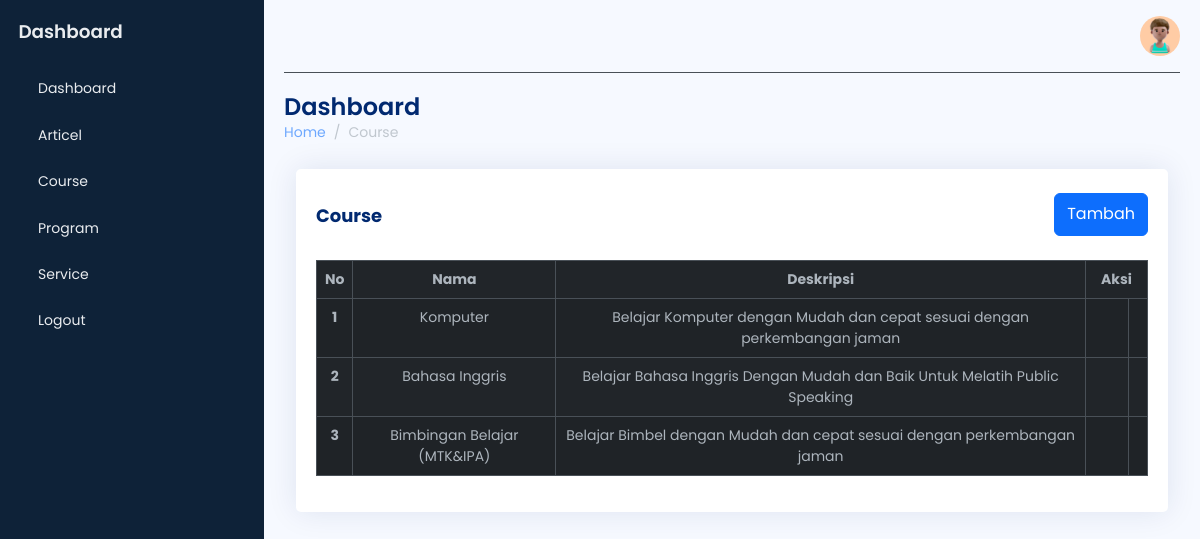
Screenshot of /user/course/index.php (signed in) with the database file from the repository.
### tables this page shows
CREATE TABLE `course` (
  `id` int(11) NOT NULL,
  `nama` varchar(50) NOT NULL,
  `deskripsi` varchar(255) NOT NULL
);

### user/course/index.php (the view, shortened to what this page needs)
<?php
require_once '../../config.php';
?>
<!DOCTYPE html>
<html lang="en" data-bs-theme="dark">
<head>
    <link rel="stylesheet" href="https://cdn.jsdelivr.net/npm/bootstrap@5.3.0-alpha2/dist/css/bootstrap.min.css" />
    <link href="https://cdn.lineicons.com/4.0/lineicons.css" rel="stylesheet" />
    <link rel="stylesheet" href="https://cdn.jsdelivr.net/npm/sweetalert2@11/dist/sweetalert2.min.css">
    <link rel="stylesheet" href="../assets/css/style.css" />
</head>
<body>
    <div class="wrapper">
        <?php include '../template/sidebar.php'; ?>
        <main id="main" class="main">
            <?php include '../template/navbar.php'; ?>
            <div class="pagetitle">
                <h1>Dashboard</h1>
                <nav>
                    <ol class="breadcrumb">
                        <li class="breadcrumb-item"><a href="index.html">Home</a></li>
                        <li class="breadcrumb-item active">Course</li>
                    </ol>
                </nav>
            </div>
            <section class="section dashboard">
                <div class="container">
                    <div class="row">
                        <div class="col">
                            <div class="card">
                                <div class="card-body">
                                    <div class="d-flex justify-content-between">
                                        <h5 class="card-title mt-3 fw-bold">Course</h5>
                                        <button class="btn btn-primary mt-4 mb-4" style="height: 43px;" data-bs-toggle="modal" data-bs-target="#exampleModal">Tambah</button>
                                    </div>
                                    <table class="table table-bordered table-striped text-center">
                                        <thead>
                                            <tr>
                                                <th scope="col">No</th>
                                                <th scope="col">Nama</th>
                                                <th scope="col">Deskripsi</th>
                                                <th scope="col" colspan="2">Aksi</th>
                                            </tr>
                                        </thead>
                                        <tbody>
                                            <?php
                                            $sql = "SELECT * FROM course";
                                            $result = $conn->query($sql);
                                            if ($result->num_rows > 0) {
                                                $no = 1;
                                                while ($row = $result->fetch_assoc()) {
                                                    echo "<tr>";
                                                    echo "<th scope='row'>" . $no++ . "</th>";
                                                    echo "<td>" . $row['nama'] . "</td>";
                                                    echo "<td>" . $row['deskripsi'] . "</td>";
                                                    echo "<td><button class='btn btn-link edit-btn' data-bs-toggle='modal' data-bs-target='#editModal' data-id='" . $row['id'] . "' data-nama='" . $row['nama'] . "' data-deskripsi='" . $row['deskripsi'] . "'><i class='lni lni-pencil-alt'></i></button></td>";
                                                    echo "<td>
                                                            <form action='' method='POST' class='delete-form' style='display:inline-block;'>
                                                                <input type='hidden' name='course_id' value='" . $row['id'] . "'>
                                                                <input type='hidden' name='delete_course' value='1'>
                                                                <button type='button' class='btn btn-link text-danger p-0 m-0 delete-btn'><i class='lni lni-trash-can text-danger'></i></button>
                                                            </form>
                                                          </td>";
                                                    echo "</tr>";
                                                }
                                            } else {
                                                echo "<tr><td colspan='5'>No courses found</td></tr>";
                                            }
                                            ?>
                                        </tbody>
                                    </table>
                                </div>
                            </div>
                        </div>
                    </div>
                </div>
            </section>
        </main>
    </div>
</body>
</html>

### user/assets/css/style.css (style rules this page uses)
body { font-family: "Poppins", sans-serif; font-size: 0.875rem; opacity: 1; overflow-y: scroll; background: #f6f9ff; color: #444444; }
a { cursor: pointer; text-decoration: none; font-family: "Poppins", sans-serif; }
li { list-style: none; }
.wrapper { align-items: stretch; display: flex; width: 100%; }
.main { display: flex; flex-direction: column; min-height: 100vh; min-width: 0; overflow: hidden; transition: all 0.35s ease-in-out; width: 100%; padding: 0 20px 30px; }
.pagetitle { margin-bottom: 10px; margin-top: 20px; }
.pagetitle h1 { font-size: 24px; margin-bottom: 0; font-weight: 600; color: #012970; }
.card { margin-bottom: 30px; border: none; background-color: white; border-radius: 5px; box-shadow: 0px 0 30px rgba(1, 41, 112, 0.1); }
.card-title { padding: 20px 0 15px 0; font-size: 18px; font-weight: 500; color: #012970; font-family: "Poppins", sans-serif; }
.card-body { padding: 0 20px 20px 20px; }

### rows the page displays
course: nama "Komputer", deskripsi "Belajar Komputer dengan Mudah dan cepat sesuai dengan perkembangan jaman"
course: nama "Bahasa Inggris", deskripsi "Belajar Bahasa Inggris Dengan Mudah dan Baik Untuk Melatih Public Speaking"
course: nama "Bimbingan Belajar (MTK&IPA)", deskripsi "Belajar Bimbel dengan Mudah dan cepat sesuai dengan perkembangan jaman"
